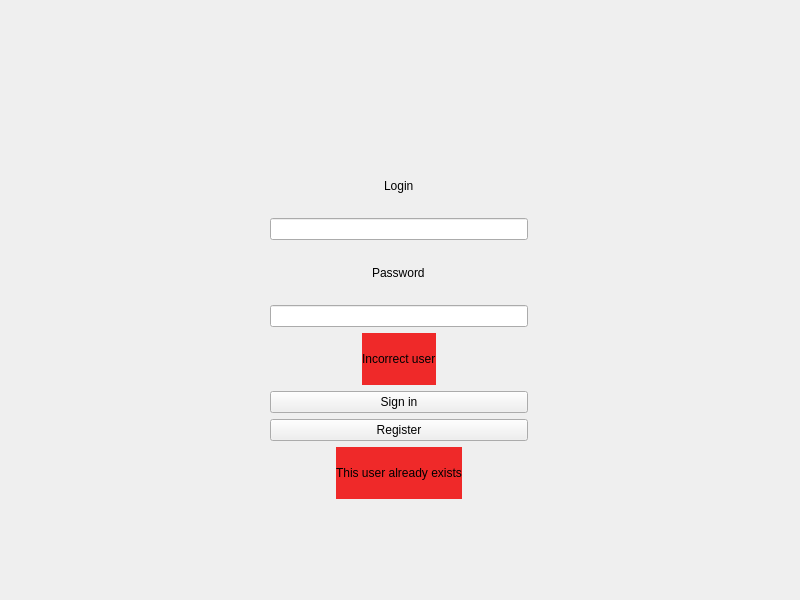
<?xml version="1.0" encoding="UTF-8"?>
<ui version="4.0">
 <class>MainWindow</class>
 <widget class="QMainWindow" name="MainWindow">
  <property name="geometry">
   <rect>
    <x>0</x>
    <y>0</y>
    <width>800</width>
    <height>600</height>
   </rect>
  </property>
  <property name="windowTitle">
   <string>MainWindow</string>
  </property>
  <widget class="QWidget" name="centralwidget">
   <widget class="QStackedWidget" name="stackedWidget">
    <property name="geometry">
     <rect>
      <x>0</x>
      <y>0</y>
      <width>801</width>
      <height>581</height>
     </rect>
    </property>
    <property name="styleSheet">
     <string notr="true"/>
    </property>
    <property name="currentIndex">
     <number>0</number>
    </property>
    <widget class="QWidget" name="authorization">
     <widget class="QWidget" name="verticalLayoutWidget">
      <property name="geometry">
       <rect>
        <x>270</x>
        <y>160</y>
        <width>258</width>
        <height>339</height>
       </rect>
      </property>
      <layout class="QVBoxLayout" name="verticalLayout">
       <item alignment="Qt::AlignHCenter">
        <widget class="QLabel" name="labelLogin">
         <property name="text">
          <string>Login</string>
         </property>
        </widget>
       </item>
       <item>
        <widget class="QLineEdit" name="inputLogin"/>
       </item>
       <item alignment="Qt::AlignHCenter">
        <widget class="QLabel" name="labelPassword">
         <property name="text">
          <string>Password</string>
         </property>
        </widget>
       </item>
       <item>
        <widget class="QLineEdit" name="inputPassword"/>
       </item>
       <item alignment="Qt::AlignHCenter">
        <widget class="QLabel" name="errorLogin">
         <property name="enabled">
          <bool>true</bool>
         </property>
         <property name="styleSheet">
          <string notr="true">background-color: rgb(239, 41, 41);</string>
         </property>
         <property name="text">
          <string>Incorrect user</string>
         </property>
        </widget>
       </item>
       <item>
        <widget class="QPushButton" name="signIn">
         <property name="text">
          <string>Sign in</string>
         </property>
        </widget>
       </item>
       <item>
        <widget class="QPushButton" name="registerButton">
         <property name="text">
          <string>Register</string>
         </property>
        </widget>
       </item>
       <item alignment="Qt::AlignHCenter">
        <widget class="QLabel" name="errorRegister">
         <property name="enabled">
          <bool>true</bool>
         </property>
         <property name="styleSheet">
          <string notr="true">background-color: rgb(239, 41, 41);</string>
         </property>
         <property name="text">
          <string>This user already exists</string>
         </property>
        </widget>
       </item>
      </layout>
     </widget>
    </widget>
    <widget class="QWidget" name="chat">
     <property name="palette">
      <palette>
       <active/>
       <inactive/>
       <disabled/>
      </palette>
     </property>
     <widget class="QWidget" name="horizontalLayoutWidget_2">
      <property name="geometry">
       <rect>
        <x>190</x>
        <y>380</y>
        <width>421</width>
        <height>86</height>
       </rect>
      </property>
      <layout class="QHBoxLayout" name="horizontalLayout_2">
       <item>
        <widget class="QPushButton" name="signOut">
         <property name="styleSheet">
          <string notr="true">background-color: rgb(239, 41, 41);</string>
         </property>
         <property name="text">
          <string>log out</string>
         </property>
        </widget>
       </item>
       <item>
        <widget class="QTextEdit" name="inputText"/>
       </item>
       <item>
        <widget class="QPushButton" name="SendButton">
         <property name="styleSheet">
          <string notr="true">background-color: rgb(252, 175, 62);</string>
         </property>
         <property name="text">
          <string>Send</string>
         </property>
        </widget>
       </item>
      </layout>
     </widget>
     <widget class="QTextBrowser" name="debugText">
      <property name="geometry">
       <rect>
        <x>190</x>
        <y>120</y>
        <width>421</width>
        <height>211</height>
       </rect>
      </property>
     </widget>
     <widget class="QLabel" name="labelUnstableConnection">
      <property name="geometry">
       <rect>
        <x>660</x>
        <y>550</y>
        <width>131</width>
        <height>20</height>
       </rect>
      </property>
      <property name="text">
       <string>Unstable connection..</string>
      </property>
     </widget>
    </widget>
    <widget class="QWidget" name="page">
     <widget class="QWidget" name="gridLayoutWidget">
      <property name="geometry">
       <rect>
        <x>30</x>
        <y>10</y>
        <width>731</width>
        <height>561</height>
       </rect>
      </property>
      <layout class="QGridLayout" name="gridLayout">
       <item row="0" column="0">
        <widget class="QLineEdit" name="search"/>
       </item>
       <item row="0" column="1" rowspan="2">
        <widget class="QListWidget" name="chatView"/>
       </item>
       <item row="2" column="1">
        <widget class="QLineEdit" name="messageTextField"/>
       </item>
       <item row="1" column="0">
        <widget class="QListWidget" name="chatMenu"/>
       </item>
       <item row="2" column="0">
        <widget class="QPushButton" name="createChatButton">
         <property name="text">
          <string>Create a new chat</string>
         </property>
        </widget>
       </item>
      </layout>
     </widget>
    </widget>
   </widget>
  </widget>
  <widget class="QMenuBar" name="menubar">
   <property name="geometry">
    <rect>
     <x>0</x>
     <y>0</y>
     <width>800</width>
     <height>22</height>
    </rect>
   </property>
  </widget>
 </widget>
 <resources/>
 <connections/>
</ui>
